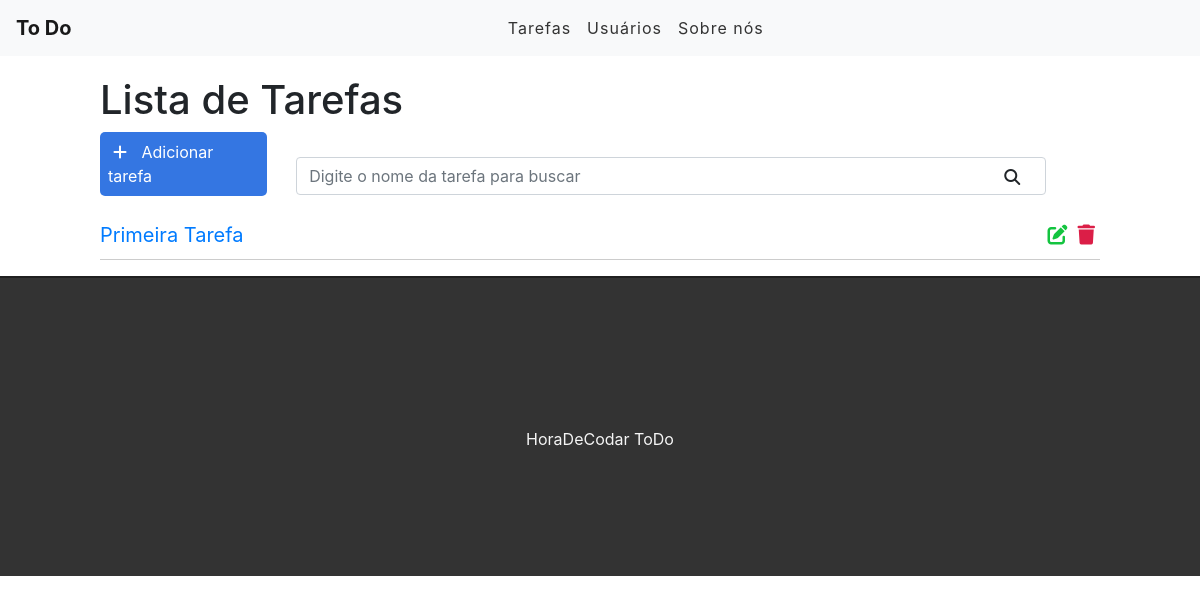
The app's page /, older data.
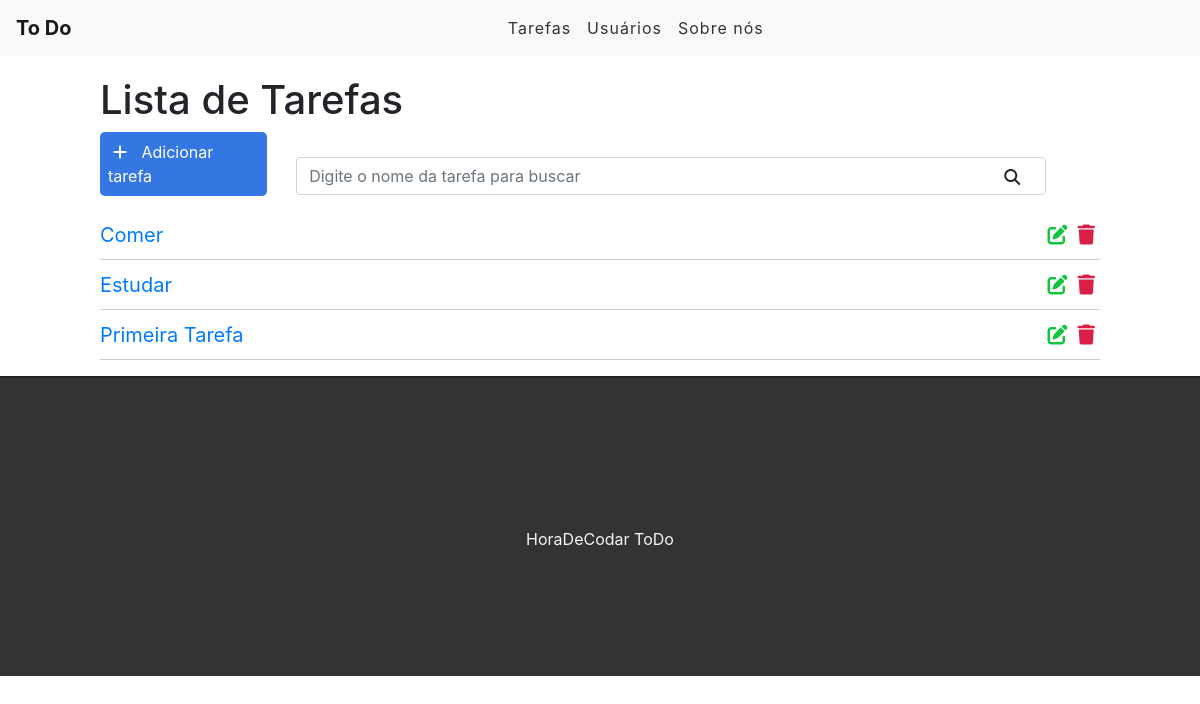
The same page, newer data.
### tasks/models.py (models this page shows, shortened)
class Task(models.Model): #comportara os campos da tabela que o django criara com o migration
    title = models.CharField(max_length=255) #Charfield = campo de caracteres(char) = leva argumento obrigatorio//#maxlenght = maximo de caracteres no title
    description = models.TextField() #TextField = campo para texto maiores = nao leva argumento obrigatorio
    done = models.CharField( #se o registro ta pronta ou nao(0 ou 1)
        max_length=5,
        choices = STATUS, #possiveis escolhas(choices) para o select
    )
    created_at = models.DateTimeField(auto_now_add=True) #data do registro // auto_now_add=True = atualiza o banco de dados sempre que um registro for feito
    updated_at = models.DateTimeField(auto_now=True) #atualiza o regisstro quando for alterado

### tasks/views.py (the view)
# urls.py: path('', views.tasklist, name = 'task-list'),
def tasklist(request):#sempre recebe o requeste
     tasks = Task.objects.all().order_by('-created_at') #PEGANDO TODOS OS OBJETOS DO BANCO DE DADOS//mandar as tasks do banco de dado para o template(site)//order_by('-created_at') ordenar os posts de mais novos para mais velhos
     return render(request, 'tasks/list.html', {'tasks' : tasks}) #dicionario que seleciona as tasks para mandar para o site

### tasks/templates/tasks/list.html (shortened to what this page needs)
{% extends 'base.html' %}
{% block content %}
<div class="offset-1 col-10 list-div">
    <h1>Lista de Tarefas</h1>
    <a id="add-link" href="newtask/">
        <div class="col-2 add-div">
            <i class="fas fa-plus"></i> Adicionar tarefa
        </div>
    </a>
    <div class="col-9 search-div">
        <input class="form-control" type="text" id="search" name="search" placeholder="Digite o nome da tarefa para buscar">
        <i class="fas fa-search"></i>
    </div>
    <ul class="task-list">
        {% for task in tasks %}
        <li class="task-item">
            <span><a href="/task/{{task.id}}">{{task.title}}</a></span>
            <span><i class="fas fa-trash"></i></span>
            <a href="edit/{{task.id}}"><span><i class="fas fa-edit"></i></span></a>
        </li>
        {% endfor %}
    </ul>
</div>
{% endblock %}

Row changes from the older to the newer data that the page shows:
added Task: title "Comer"
added Task: title "Estudar"
